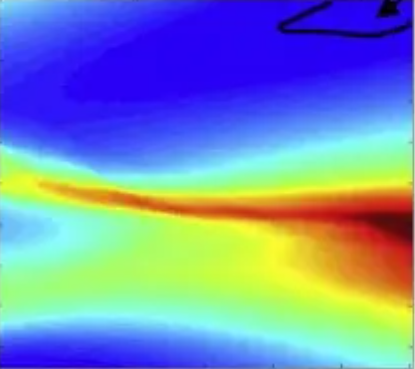
#> input picture 3dTo2d/optimalView.PNG, 415 x 369 px, found by its file name
$ jupyter execute selectBestAngles.ipynb
#> lines starting #> are read from the running program, lines starting #| are printed output that depends on the picture
[cell 1]
import matplotlib.pyplot as plt
import cv2
import numpy as np
from scipy.ndimage import zoom

[cell 2]
p = r"3dTo2d\optimalView.PNG"
img = cv2.imread(p)
#> img is the input picture: shape (369, 415, 3); mean B, G, R 180.3, 139.9, 117.7
img = cv2.bitwise_not(img)
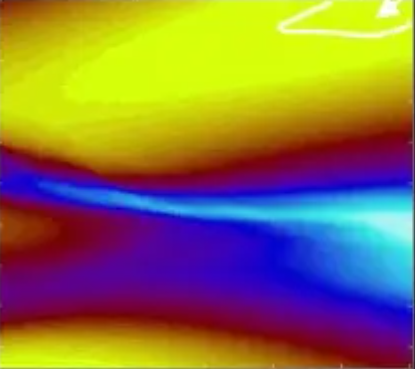
#> img: shape (369, 415, 3); mean B, G, R 74.7, 115.1, 137.3
img_r = cv2.resize(img, [61, 181], fx=0.5, fy=0.5)
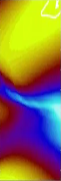
#> img_r: shape (181, 61, 3); mean B, G, R 74.7, 115.1, 137.3

[cell 3]
print(img.shape)
#| (369, 415, 3)
print(img_r.shape)
#| (181, 61, 3)

[cell 4]
sel_angles = [(-87,27),(-75,-22),(0,0),(87,-27),(87,27),(-43,13),(-43,-11),(43,-13),(43,13)]
x = []
y = []
for i in range(len(sel_angles)):
  prim, sec = sel_angles[i]
  x.append(sec)
  y.append(prim)

im = plt.imread(p)
im = img_r
plt.figure(figsize=(8, 10))
implot = plt.imshow(
    im, extent=[-im.shape[1]/2., im.shape[1]/2., -im.shape[0]/2., im.shape[0]/2.],origin='lower')
plt.scatter(x,y,c="black")
plt.xlim(-30, 30)
plt.ylim(90, -90)

plt.show()
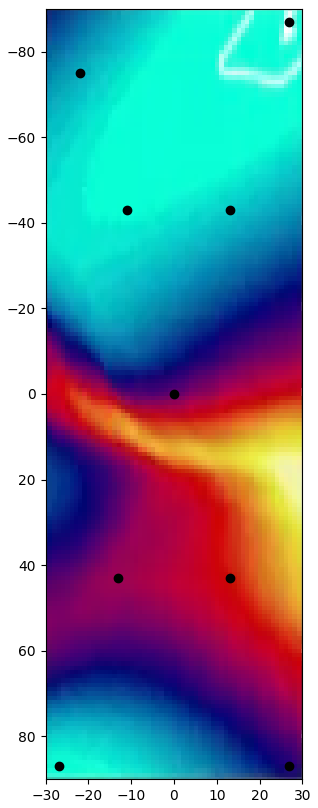
#> figure drawn by matplotlib, 1 panel; B, G, R data is drawn as R, G, B
